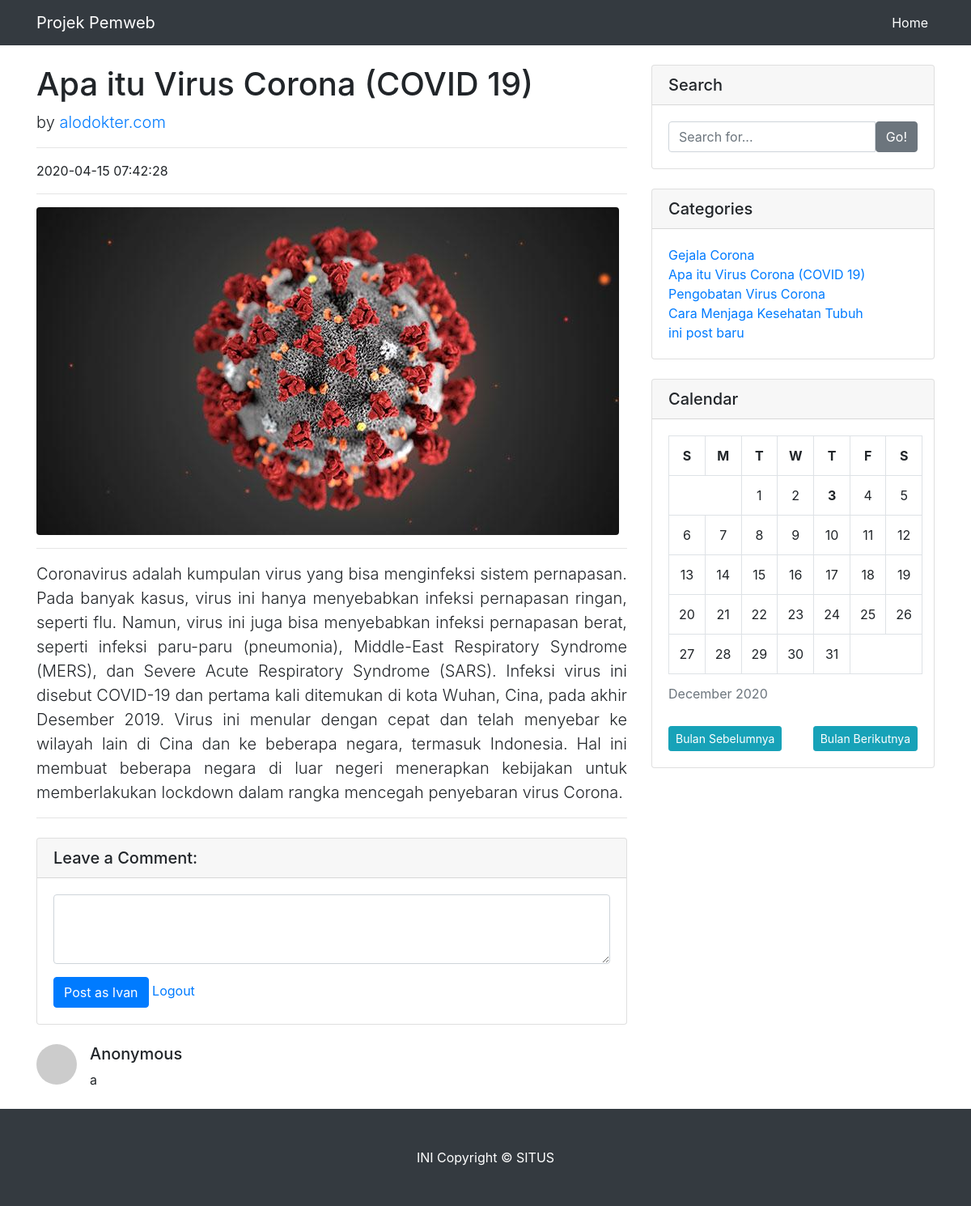
Page /homepage/data_ID/2 (signed in) on the committed database.
### tables this page shows
CREATE TABLE `artikel` (
  `id` int(9) NOT NULL,
  `artikel_penulis` varchar(100) NOT NULL,
  `artikel_judul` varchar(100) NOT NULL,
  `artikel_isi` text NOT NULL,
  `artikel_waktu` timestamp NOT NULL DEFAULT current_timestamp() ON UPDATE current_timestamp(),
  `path_gambar` varchar(255) DEFAULT NULL
);

CREATE TABLE `komentar` (
  `idArtikel` int(11) NOT NULL,
  `idKomentar` int(11) NOT NULL,
  `nama` varchar(30) NOT NULL,
  `isi` text NOT NULL
);

### index.php (called while the page is built, shortened)
<?php
require_once BASEPATH.'core/CodeIgniter.php';

### application/models/m_artikel.php (called while the page is built, shortened)
<?php
class M_artikel extends CI_Model
{
	public function get_user()
	{
		return $this->db->get('user')->result_array();
	}
	public function tampil_data()
	{
		return $this->db->get('artikel')->result_array();
	}
	public function tampil_dataID($id)
	{
		return $this->db->get_where('artikel' , ['id' => $id])->row_array();
	}
	public function tampil_komentar($id)
	{
		return $this->db->get_where('komentar' , ['idArtikel' => $id])->result_array();
	}
}

### application/views/artikel.php (the view, shortened to what this page needs)
<div class="container">
  <div class="row">
    <div class="col-lg-8">
      <h1 class="mt-4"><?= $artikel['artikel_judul'] ?></h1>
      <p class="lead">
        by
        <a href="#"><?= $artikel['artikel_penulis'] ?></a>
      </p>
      <hr>
      <p><?= $artikel['artikel_waktu'] ?></p>
      <hr>
      <img class="img-fluid rounded" src="<?php echo base_url() ?>asset/<?= $artikel['path_gambar'] ?>" alt="">
      <hr>
      <p class="lead" id="cont"><?= $artikel['artikel_isi'] ?></p>
      <hr>
      <div class="card my-4">
        <h5 class="card-header">Leave a Comment:</h5>
        <?php if ($username == '') {
          echo '
          <div class="card-body text-center" id="login_signup">
          Maaf anda harus login terlebih dahulu sebelum berkomentar </br></br>
          <button type="button" class="btn btn-primary" id="btnLogin">
          Login
          </button>
          <button type="button" class="btn btn-secondary" id="btnSignup">
          Signup
          </button>
          ';
        } else { ?>
          <div class="card-body">
            <form method="post" action="<?php echo base_url() . 'homepage/tambahKomentar' ?>">
              <div class="form-group">
                <textarea class="form-control" rows="3" name="komen" required></textarea>
              </div>
              <button type="submit" class="btn btn-primary">Post as <?= $username ?></button>
              <a href="<?php echo base_url() . 'homepage/logout' ?>">Logout</a>
            </form>
          <?php } ?>
          </div>
      </div>
      <?php foreach ($komen as $data) : ?>
        <div class="media mb-4">
          <img class="d-flex mr-3 rounded-circle" src="http://placehold.it/50x50" alt="">
          <div class="media-body">
            <h5 class="mt-0"><?= $data['nama'] ?></h5>
            <?= $data['isi'] ?>
          </div>
        </div>
      <?php endforeach; ?>
    </div>

### application/views/template/artikel/widget.php (shortened to what this page needs)
    <div class="col-md-4">
      <div class="card my-4">
        <h5 class="card-header">Search</h5>
        <div class="card-body">
          <form action="<?php echo base_url() . 'homepage/cariArtikel' ?>" method="post">
          <div class="input-group">
            <input type="text" class="form-control" placeholder="Search for..." name="cari">
            <span class="input-group-btn">
              <button class="btn btn-secondary" type="submit">Go!</button>
            </span>
          </div>
        </form>
        </div>
      </div>
      <div class="card my-4">
        <h5 class="card-header">Categories</h5>
        <div class="card-body">
          <div class="row">
            <div class="col-lg-12">
              <ul class="list-unstyled mb-0">
                <?php foreach ($allData as $data) : ?>
                  <li>
                    <a href="<?= base_url(); ?>homepage/data_ID/<?= $data['id']; ?>"><?= $data['artikel_judul']; ?></a>
                  </li>
                <?php endforeach; ?>
              </ul>
            </div>
          </div>
        </div>
      </div>
      <div class="card my-4">
        <h5 class="card-header">Calendar</h5>
        <div class="card-body">
          <div id="calendar">
          </div>
          <button class="btn btn-info btn-sm" style="float: left;" id="bs">Bulan Sebelumnya</button>
          <button class="btn btn-info btn-sm" style="float: right;" id="bb">Bulan Berikutnya</button>
        </div>
      </div>
    </div>
  </div>
</div>

### asset/css/blog-post.css (style rules this page uses)
body { padding-top: 56px; }

### application/views/template/artikel/header.php (style rules this page uses)
p { text-align: justify; }
ul { text-align: justify; }

### rows in the picture
artikel: artikel_judul "Apa itu Virus Corona (COVID 19)", artikel_penulis "alodokter.com", artikel_waktu "2020-04-15 07:42:28", artikel_isi "Coronavirus adalah kumpulan virus yang bisa menginfeksi sistem pernapasan. Pada banyak kasus, virus ini hanya menyebabkan infeksi pernapasan ringan, seperti flu. Namun, virus ini juga bisa menyebabkan infeksi pernapasan berat, seperti infeksi paru-paru (pneumonia), Middle-East Respiratory Syndrome (MERS), dan Severe Acute Respiratory Syndrome (SARS). Infeksi virus ini disebut COVID-19 dan pertama kali ditemukan di kota Wuhan, Cina, pada akhir Desember 2019. Virus ini menular dengan cepat dan telah menyebar ke wilayah lain di Cina dan ke beberapa negara, termasuk Indonesia. Hal ini membuat beberapa negara di luar negeri menerapkan kebijakan untuk memberlakukan lockdown dalam rangka mencegah…"
komentar: nama "Anonymous", isi "a"
artikel: artikel_judul "Gejala Corona"
artikel: artikel_judul "Pengobatan Virus Corona"
artikel: artikel_judul "Cara Menjaga Kesehatan Tubuh"
artikel: artikel_judul "ini post baru"

### other values in the picture
$username "Ivan"
$monthName "December"
$year "2020"
$day "S"
$day "M"
$day "T"
$day "W"
$day "F"
